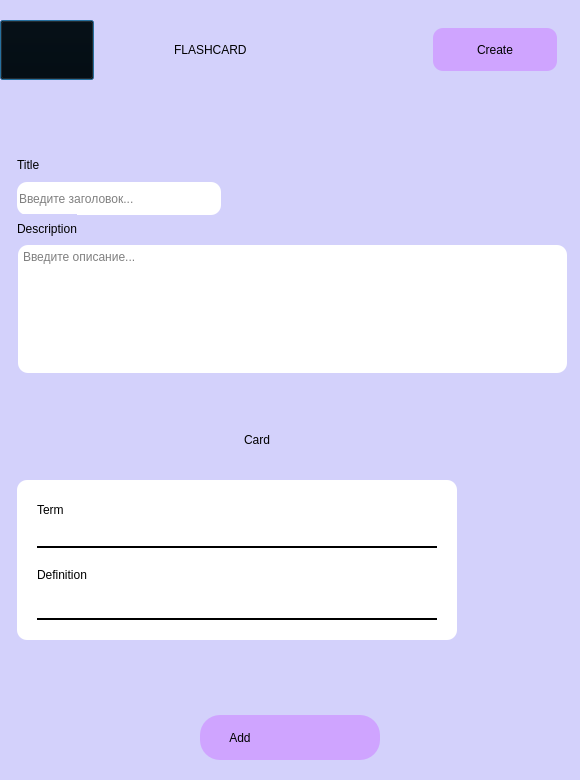
<?xml version="1.0" encoding="UTF-8"?>
<ui version="4.0">
 <class>Dialog</class>
 <widget class="QDialog" name="Dialog">
  <property name="geometry">
   <rect>
    <x>0</x>
    <y>0</y>
    <width>580</width>
    <height>780</height>
   </rect>
  </property>
  <property name="sizePolicy">
   <sizepolicy hsizetype="Fixed" vsizetype="Fixed">
    <horstretch>0</horstretch>
    <verstretch>0</verstretch>
   </sizepolicy>
  </property>
  <property name="maximumSize">
   <size>
    <width>580</width>
    <height>780</height>
   </size>
  </property>
  <property name="windowTitle">
   <string>Dialog</string>
  </property>
  <property name="styleSheet">
   <string notr="true">background-color: rgb(211, 209, 251);</string>
  </property>
  <layout class="QVBoxLayout" name="verticalLayout_3">
   <property name="spacing">
    <number>0</number>
   </property>
   <property name="leftMargin">
    <number>0</number>
   </property>
   <property name="topMargin">
    <number>0</number>
   </property>
   <property name="rightMargin">
    <number>0</number>
   </property>
   <property name="bottomMargin">
    <number>0</number>
   </property>
   <item>
    <layout class="QHBoxLayout" name="horizontalLayout">
     <property name="spacing">
      <number>80</number>
     </property>
     <property name="leftMargin">
      <number>0</number>
     </property>
     <property name="topMargin">
      <number>20</number>
     </property>
     <property name="rightMargin">
      <number>23</number>
     </property>
     <property name="bottomMargin">
      <number>15</number>
     </property>
     <item>
      <widget class="QPushButton" name="back_button">
       <property name="minimumSize">
        <size>
         <width>60</width>
         <height>60</height>
        </size>
       </property>
       <property name="styleSheet">
        <string notr="true">background-color: transparent;</string>
       </property>
       <property name="text">
        <string/>
       </property>
       <property name="icon">
        <iconset>
         <normaloff>../../../Users/Евгения/PycharmProjects/Downloads/назад.png</normaloff>../../../Users/Евгения/PycharmProjects/Downloads/назад.png</iconset>
       </property>
       <property name="iconSize">
        <size>
         <width>40</width>
         <height>40</height>
        </size>
       </property>
      </widget>
     </item>
     <item>
      <widget class="QLabel" name="label">
       <property name="minimumSize">
        <size>
         <width>179</width>
         <height>30</height>
        </size>
       </property>
       <property name="styleSheet">
        <string notr="true">	text-align: center;
	font: 17pt &quot;Comic Sans MS&quot;;
</string>
       </property>
       <property name="text">
        <string>FLASHCARD</string>
       </property>
      </widget>
     </item>
     <item>
      <widget class="QPushButton" name="Create_flashcard">
       <property name="minimumSize">
        <size>
         <width>124</width>
         <height>38</height>
        </size>
       </property>
       <property name="maximumSize">
        <size>
         <width>138</width>
         <height>43</height>
        </size>
       </property>
       <property name="styleSheet">
        <string notr="true">QPushButton{
	background-color: rgb(207, 164, 255);
	border-radius: 10px;
	text-align: center;
	font: 13pt &quot;Comic Sans MS&quot;;
}</string>
       </property>
       <property name="text">
        <string>Create</string>
       </property>
      </widget>
     </item>
    </layout>
   </item>
   <item>
    <widget class="QScrollArea" name="scrollArea">
     <property name="minimumSize">
      <size>
       <width>580</width>
       <height>600</height>
      </size>
     </property>
     <property name="styleSheet">
      <string notr="true">QScrollArea{
	border: 2px solid rgb(255, 255, 255,0);
}

QWidget{background-color: rgb(211, 209, 251);
}

QScrollBAr:vertical{
	background-color: rgb(119, 255, 251);
	width: 1px;
	margin: 15px 0 15px 0;
	boder-radius: 0px;
}


QScrollBar::handle:vertical{
	background-color:rgb(207, 164, 255);
	min-height: 30px;
	border-radius: 7px;
}

QScrollBar::handle:vertical:pressed{
	background-color: rgb(207, 164, 255);
	border-radius: 11px;
}

QScrollBar::sub-line:vertical{
	background-color: rgb(255, 255, 255);
	height:11px;
	border-top-left-radius:7px;
	border-top-right-radius:7px;
	subcontrol-position: top;
	subcontrol-origin: margin;	
}

QScrollBar::sub-line:vertical:pressed{
	background-color: rgb(255, 255, 255);
}


QScrollBar::add-line:vertical{
	background-color: rgb(255, 255, 255);
	height:11px;
	border-bottom-left-radius:7px;
	border-bottom-right-radius:7px;
	subcontrol-position: top;
	subcontrol-origin: margin	
}

QScrollBar::add-line:vertical:hover{
	background-color: rgb(255, 255, 255);
}




QScrollBar::add-line:vertical:pressed{
	background-color: rgb(255, 255, 255);
}
QScrollBar::up-arrow:vertical, QScrollBar::down-arrow:vertical{
	background: none;
}

QScrollBar::add-page:vertical, QScrollBar::sub-page:vertical{
	background:none;
}</string>
     </property>
     <property name="widgetResizable">
      <bool>true</bool>
     </property>
     <widget class="QWidget" name="scrollWidgets">
      <property name="geometry">
       <rect>
        <x>0</x>
        <y>0</y>
        <width>576</width>
        <height>596</height>
       </rect>
      </property>
      <property name="layoutDirection">
       <enum>Qt::LeftToRight</enum>
      </property>
      <property name="styleSheet">
       <string notr="true"/>
      </property>
      <layout class="QVBoxLayout" name="verticalLayout_2">
       <property name="spacing">
        <number>0</number>
       </property>
       <property name="leftMargin">
        <number>15</number>
       </property>
       <property name="topMargin">
        <number>0</number>
       </property>
       <property name="rightMargin">
        <number>10</number>
       </property>
       <property name="bottomMargin">
        <number>0</number>
       </property>
       <item>
        <layout class="QVBoxLayout" name="verticalLayout">
         <property name="spacing">
          <number>0</number>
         </property>
         <property name="sizeConstraint">
          <enum>QLayout::SetMinimumSize</enum>
         </property>
         <property name="topMargin">
          <number>0</number>
         </property>
         <property name="bottomMargin">
          <number>0</number>
         </property>
         <item>
          <widget class="QLabel" name="label_2">
           <property name="maximumSize">
            <size>
             <width>16777215</width>
             <height>36</height>
            </size>
           </property>
           <property name="styleSheet">
            <string notr="true">	text-align: center;
	font: 13pt &quot;Comic Sans MS&quot;;
</string>
           </property>
           <property name="text">
            <string>Title</string>
           </property>
          </widget>
         </item>
         <item>
          <widget class="QLineEdit" name="Titlee">
           <property name="sizePolicy">
            <sizepolicy hsizetype="Fixed" vsizetype="Fixed">
             <horstretch>0</horstretch>
             <verstretch>0</verstretch>
            </sizepolicy>
           </property>
           <property name="minimumSize">
            <size>
             <width>204</width>
             <height>33</height>
            </size>
           </property>
           <property name="maximumSize">
            <size>
             <width>170</width>
             <height>30</height>
            </size>
           </property>
           <property name="baseSize">
            <size>
             <width>0</width>
             <height>0</height>
            </size>
           </property>
           <property name="styleSheet">
            <string notr="true">border-radius: 10px;
background-color: rgb(255, 255, 255);
font: 11pt &quot;Comic Sans MS&quot;;</string>
           </property>
           <property name="text">
            <string/>
           </property>
           <property name="placeholderText">
            <string>Введите заголовок...</string>
           </property>
          </widget>
         </item>
         <item>
          <widget class="QLabel" name="label_3">
           <property name="sizePolicy">
            <sizepolicy hsizetype="Fixed" vsizetype="Fixed">
             <horstretch>0</horstretch>
             <verstretch>0</verstretch>
            </sizepolicy>
           </property>
           <property name="maximumSize">
            <size>
             <width>16777215</width>
             <height>30</height>
            </size>
           </property>
           <property name="styleSheet">
            <string notr="true">	text-align: center;
	font: 13pt &quot;Comic Sans MS&quot;;
</string>
           </property>
           <property name="text">
            <string>Description</string>
           </property>
          </widget>
         </item>
         <item>
          <widget class="QTextEdit" name="Descript">
           <property name="minimumSize">
            <size>
             <width>0</width>
             <height>103</height>
            </size>
           </property>
           <property name="maximumSize">
            <size>
             <width>16777215</width>
             <height>130</height>
            </size>
           </property>
           <property name="styleSheet">
            <string notr="true">QWidget{
border-radius: 11px;
font: 11pt &quot;Comic Sans MS&quot;;
border: 2px solid rgb(255, 255, 255,0);
background-color: rgb(255, 255, 255);
}

QScrollBAr:vertical{
	background-color: rgb(211, 209, 251);
	width: 1px;
	margin: 15px 0 15px 0;
	boder-radius: 0px;
}

QScrollBar::handle:vertical{
	background-color:rgb(202, 160, 248);
	min-height: 30px;
	border-radius: 7px;
}

QScrollBar::handle:vertical:pressed{
	background-color: rgb(207, 164, 255);
	border-radius: 11px;
}

QScrollBar::sub-line:vertical{
	background-color: rgb(255, 255, 255);
	height:11px;
	border-top-left-radius:7px;
	border-top-right-radius:7px;
	subcontrol-position: top;
	subcontrol-origin: margin;	
}

QScrollBar::sub-line:vertical:pressed{
	background-color: rgb(255, 255, 255);
}

QScrollBar::add-line:vertical{
	background-color: rgb(255, 255, 255);
	height:11px;
	border-bottom-left-radius:7px;
	border-bottom-right-radius:7px;
	subcontrol-position: top;
	subcontrol-origin: margin	
}

QScrollBar::add-line:vertical:hover{
	background-color: rgb(255, 255, 255);
}

QScrollBar::add-line:vertical:pressed{
	background-color: rgb(255, 255, 255);
}
QScrollBar::up-arrow:vertical, QScrollBar::down-arrow:vertical{
	background:none;
}
QScrollBar::add-page:vertical, QScrollBar::sub-page:vertical{
	background:none;
}</string>
           </property>
           <property name="placeholderText">
            <string>Введите описание...</string>
           </property>
          </widget>
         </item>
        </layout>
       </item>
       <item>
        <layout class="QVBoxLayout" name="layout">
         <property name="spacing">
          <number>25</number>
         </property>
         <property name="sizeConstraint">
          <enum>QLayout::SetFixedSize</enum>
         </property>
         <property name="leftMargin">
          <number>0</number>
         </property>
         <property name="topMargin">
          <number>0</number>
         </property>
         <property name="rightMargin">
          <number>0</number>
         </property>
         <property name="bottomMargin">
          <number>0</number>
         </property>
         <item>
          <widget class="QLabel" name="label_4">
           <property name="maximumSize">
            <size>
             <width>480</width>
             <height>30</height>
            </size>
           </property>
           <property name="styleSheet">
            <string notr="true">	text-align: center;
	font: 13pt &quot;Comic Sans MS&quot;;
</string>
           </property>
           <property name="text">
            <string>Card</string>
           </property>
           <property name="alignment">
            <set>Qt::AlignCenter</set>
           </property>
          </widget>
         </item>
         <item>
          <widget class="QWidget" name="widget" native="true">
           <property name="maximumSize">
            <size>
             <width>440</width>
             <height>160</height>
            </size>
           </property>
           <property name="styleSheet">
            <string notr="true">background-color: rgb(255, 255, 255);
border-radius:10px;</string>
           </property>
           <layout class="QVBoxLayout" name="verticalLayout_4">
            <property name="spacing">
             <number>10</number>
            </property>
            <property name="leftMargin">
             <number>20</number>
            </property>
            <property name="topMargin">
             <number>20</number>
            </property>
            <property name="rightMargin">
             <number>20</number>
            </property>
            <property name="bottomMargin">
             <number>20</number>
            </property>
            <item>
             <layout class="QHBoxLayout" name="horizontalLayout_2">
              <item>
               <widget class="QLabel" name="term_label">
                <property name="minimumSize">
                 <size>
                  <width>363</width>
                  <height>20</height>
                 </size>
                </property>
                <property name="styleSheet">
                 <string notr="true">
	font: 11pt &quot;Comic Sans MS&quot;;
</string>
                </property>
                <property name="text">
                 <string>Term</string>
                </property>
               </widget>
              </item>
              <item>
               <widget class="QPushButton" name="pushButton">
                <property name="text">
                 <string/>
                </property>
               </widget>
              </item>
              <item>
               <widget class="QPushButton" name="delete_button">
                <property name="styleSheet">
                 <string notr="true"/>
                </property>
                <property name="text">
                 <string/>
                </property>
                <property name="icon">
                 <iconset resource="../../../Users/Евгения/PycharmProjects/Knowledge/images/icons.qrc">
                  <normaloff>:/newPrefix/удалить.png</normaloff>:/newPrefix/удалить.png</iconset>
                </property>
                <property name="iconSize">
                 <size>
                  <width>23</width>
                  <height>23</height>
                 </size>
                </property>
                <property name="checkable">
                 <bool>true</bool>
                </property>
               </widget>
              </item>
             </layout>
            </item>
            <item>
             <widget class="QLineEdit" name="Term">
              <property name="styleSheet">
               <string notr="true">font: 11pt &quot;Comic Sans MS&quot;;
border-radius: 0px;
  border-bottom: 2px solid black;  /* Стиль подчеркивания */</string>
              </property>
              <property name="text">
               <string/>
              </property>
             </widget>
            </item>
            <item>
             <widget class="QLabel" name="definition_label">
              <property name="styleSheet">
               <string notr="true">	text-align: center;
	font: 11pt &quot;Comic Sans MS&quot;;
</string>
              </property>
              <property name="text">
               <string>Definition</string>
              </property>
             </widget>
            </item>
            <item>
             <widget class="QLineEdit" name="Definition">
              <property name="styleSheet">
               <string notr="true">font: 11pt &quot;Comic Sans MS&quot;;
border-radius: 0px;
  border-bottom: 2px solid black;  /* Стиль подчеркивания */</string>
              </property>
              <property name="text">
               <string/>
              </property>
             </widget>
            </item>
           </layout>
          </widget>
         </item>
        </layout>
       </item>
      </layout>
     </widget>
    </widget>
   </item>
   <item>
    <layout class="QGridLayout" name="gridLayout_3">
     <property name="sizeConstraint">
      <enum>QLayout::SetFixedSize</enum>
     </property>
     <property name="topMargin">
      <number>20</number>
     </property>
     <property name="rightMargin">
      <number>0</number>
     </property>
     <property name="bottomMargin">
      <number>20</number>
     </property>
     <property name="spacing">
      <number>0</number>
     </property>
     <item row="0" column="0">
      <spacer name="horizontalSpacer">
       <property name="orientation">
        <enum>Qt::Horizontal</enum>
       </property>
       <property name="sizeHint" stdset="0">
        <size>
         <width>181</width>
         <height>42</height>
        </size>
       </property>
      </spacer>
     </item>
     <item row="0" column="1">
      <widget class="QPushButton" name="add_card">
       <property name="sizePolicy">
        <sizepolicy hsizetype="Minimum" vsizetype="Preferred">
         <horstretch>0</horstretch>
         <verstretch>0</verstretch>
        </sizepolicy>
       </property>
       <property name="minimumSize">
        <size>
         <width>180</width>
         <height>40</height>
        </size>
       </property>
       <property name="maximumSize">
        <size>
         <width>180</width>
         <height>50</height>
        </size>
       </property>
       <property name="layoutDirection">
        <enum>Qt::RightToLeft</enum>
       </property>
       <property name="styleSheet">
        <string notr="true">QPushButton{
	background-color: rgb(207, 164, 255);
	border-radius: 20px;
	text-align: center left;
	font: 13pt &quot;Comic Sans MS&quot;;
}</string>
       </property>
       <property name="text">
        <string>         Add</string>
       </property>
       <property name="icon">
        <iconset resource="../../../Users/Евгения/PycharmProjects/Knowledge/images/icons.qrc">
         <normaloff>:/newPrefix/плюс.png</normaloff>:/newPrefix/плюс.png</iconset>
       </property>
       <property name="iconSize">
        <size>
         <width>33</width>
         <height>33</height>
        </size>
       </property>
      </widget>
     </item>
     <item row="0" column="2">
      <spacer name="horizontalSpacer_2">
       <property name="orientation">
        <enum>Qt::Horizontal</enum>
       </property>
       <property name="sizeHint" stdset="0">
        <size>
         <width>170</width>
         <height>45</height>
        </size>
       </property>
      </spacer>
     </item>
    </layout>
   </item>
  </layout>
 </widget>
 <resources>
  <include location="../../../Users/Евгения/PycharmProjects/Knowledge/images/icons.qrc"/>
 </resources>
 <connections>
  <connection>
   <sender>delete_button</sender>
   <signal>toggled(bool)</signal>
   <receiver>widget</receiver>
   <slot>deleteLater()</slot>
   <hints>
    <hint type="sourcelabel">
     <x>419</x>
     <y>563</y>
    </hint>
    <hint type="destinationlabel">
     <x>450</x>
     <y>558</y>
    </hint>
   </hints>
  </connection>
 </connections>
</ui>
